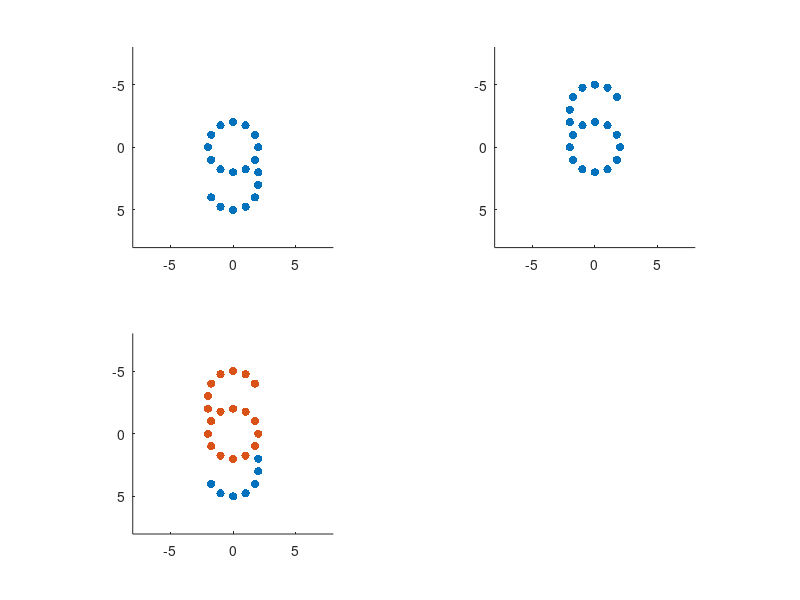
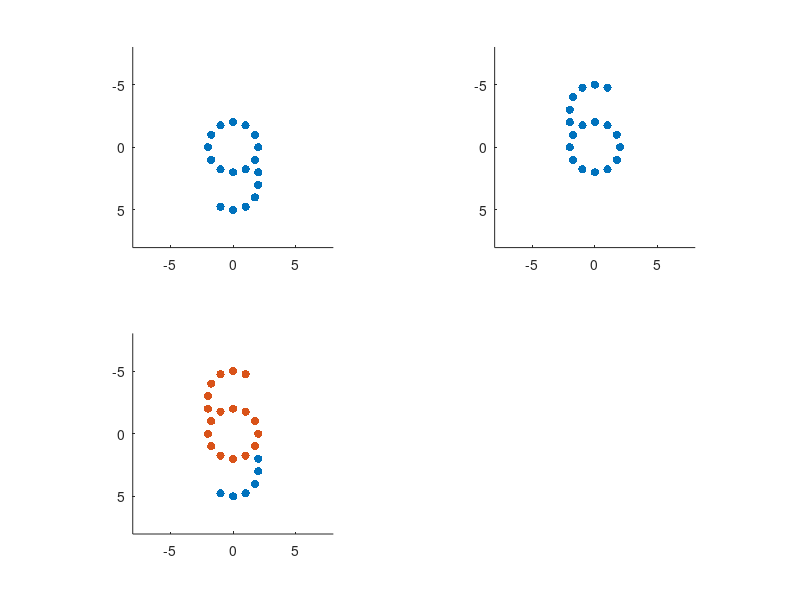
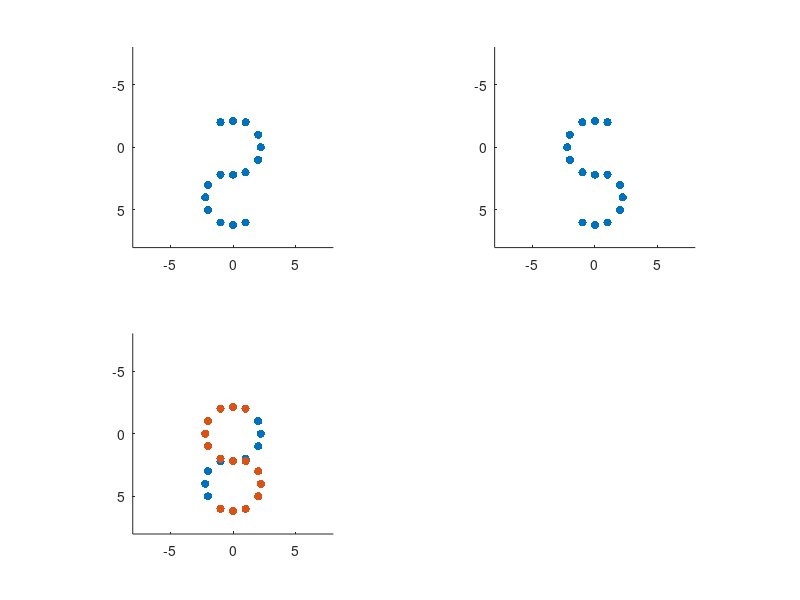
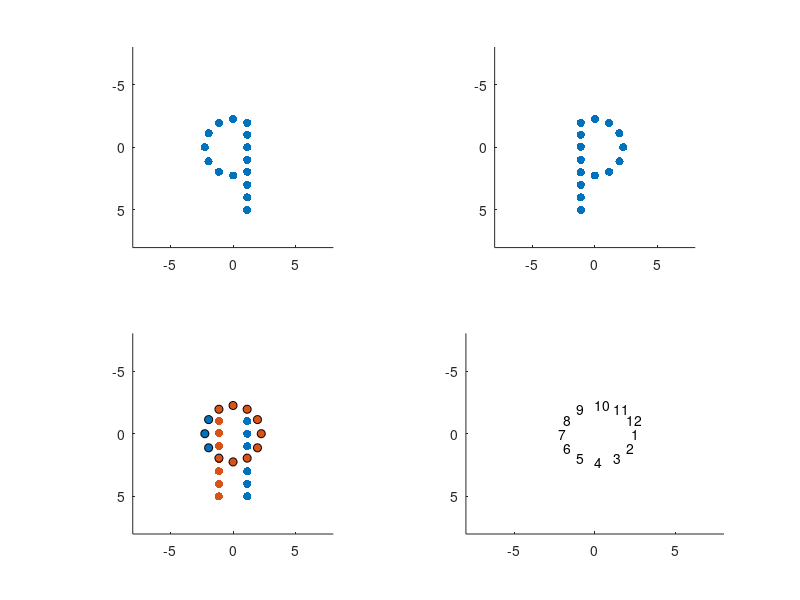

These figures' MATLAB source, in order:
clear all
close all


%% 6 vs 9 with 19 elements
%xfoo= [ -1    0  1  -2  2 -2 2 -2  2 -1   0  1  2 2 2  1   0  -2 -1];

xfoo= [ -1    0  1  -2  2 -2 2 -2  2 -1   0  1  2 2 2  1   0  -1 -2];


%yfoo= [ -2   -2  -2 -1 -1  0 0  1  1  2   2  2  2 3 4  5   5  4 5];
yfoo= [ -2   -2  -2 -1 -1  0 0  1  1  2   2  2  2 3 4  5   5  5 4 ];

%orifoo=[ 60  90 120 30 150 0 0 150 30 120 90 60 0 0 30 60 90 150 90] ;
orifoo=[ 60  90 120 30 150 0 0 150 30 120 90 60 0 0 30 60 90 90 150 ] ;
Xoff= [0 0 0 1/4 -1/4 0 0 1/4 -1/4 0 0 0     0 0  -1/4 0 0 0 1/4 ];
Yoff= [1/4 0 1/4 0 0  0 0   0 0  -1/4 0 -1/4 0 0 0 -1/4 0 -1/4 0];

%Xoff= [0 0 0 1/4 -1/4 0 0 1/4 -1/4 0 0 0     0 0  -1/4 0 0 1/4 0];

%Xoff= [0 0 0 1/4 -1/4 0 0 1/4 -1/4 0 0 0     0 0  -1/4 0 0 0];
%Yoff= [1/4 0 1/4 0 0  0 0   0 0  -1/4 0 -1/4 0 0 0 -1/4 0 1/4];

Targx{1}= [xfoo; -xfoo];
Targy{1}= [yfoo; -yfoo];

Targori{1}=[orifoo; orifoo];

offsetx{1}= [Xoff; -Xoff];
offsety{1}=[Yoff; -Yoff];
newxfoo{1}=[Targx{1}(1,:)+offsetx{1}(1,:); Targx{1}(2,:)+offsetx{1}(2,:)]
newyfoo{1}=[Targy{1}(1,:)+offsety{1}(1,:); Targy{1}(2,:)+offsety{1}(2,:)]

figure
subplot(2,2,1)

scatter(newxfoo{1}(1,:), newyfoo{1}(1,:), 'filled')
xlim([-8 8])
ylim([-8 8])
pbaspect([1 1 1]);
set (gca,'YDir','reverse')

subplot(2,2,2)
scatter(newxfoo{1}(2,:), newyfoo{1}(2,:), 'filled')

xlim([-8 8])
ylim([-8 8])
pbaspect([1 1 1]);
set (gca,'YDir','reverse')

subplot(2,2,3)
scatter(newxfoo{1}(1,:), newyfoo{1}(1,:), 'filled', 'r')
hold on
scatter(newxfoo{1}(2,:), newyfoo{1}(2,:), 'filled', 'b')
xlim([-8 8])
ylim([-8 8])
pbaspect([1 1 1]);
set (gca,'YDir','reverse')

     print(['CI_six_nine19'], '-dpng', '-r300'); %<-Save as PNG with 300 DPI
figure

for ui=1:length(newxfoo{1}(1,:))
text(newxfoo{1}(1,ui), newyfoo{1}(1,ui), num2str(ui))
hold on
xlim([-8 8])
ylim([-8 8])
end



clear all


%% 6 vs 9 with 18 elements

xfoo= [ -1    0  1  -2  2 -2 2 -2  2 -1   0  1  2 2 2  1   0  -1];
yfoo= [ -2   -2  -2 -1 -1  0 0  1  1  2   2  2  2 3 4  5   5  5];

orifoo=[ 60  90 120 30 150 0 0 150 30 120 90 60 0 0 30 60 90 90] ;
Xoff= [0 0 0 1/4 -1/4 0 0 1/4 -1/4 0 0 0     0 0  -1/4 0 0 0];
Yoff= [1/4 0 1/4 0 0  0 0   0 0  -1/4 0 -1/4 0 0 0 -1/4 0 -1/4];


Targx{1}= [xfoo; -xfoo];
Targy{1}= [yfoo; -yfoo];

Targori{1}=[orifoo; orifoo];

offsetx{1}= [Xoff; -Xoff];
offsety{1}=[Yoff; -Yoff];
newxfoo{1}=[Targx{1}(1,:)+offsetx{1}(1,:); Targx{1}(2,:)+offsetx{1}(2,:)]
newyfoo{1}=[Targy{1}(1,:)+offsety{1}(1,:); Targy{1}(2,:)+offsety{1}(2,:)]

figure
subplot(2,2,1)

scatter(newxfoo{1}(1,:), newyfoo{1}(1,:), 'filled')
xlim([-8 8])
ylim([-8 8])
pbaspect([1 1 1]);
set (gca,'YDir','reverse')

subplot(2,2,2)
scatter(newxfoo{1}(2,:), newyfoo{1}(2,:), 'filled')

xlim([-8 8])
ylim([-8 8])
pbaspect([1 1 1]);
set (gca,'YDir','reverse')

subplot(2,2,3)
scatter(newxfoo{1}(1,:), newyfoo{1}(1,:), 'filled', 'r')
hold on
scatter(newxfoo{1}(2,:), newyfoo{1}(2,:), 'filled', 'b')
xlim([-8 8])
ylim([-8 8])
pbaspect([1 1 1]);
set (gca,'YDir','reverse')

     print(['CI_six_nine18'], '-dpng', '-r300'); %<-Save as PNG with 300 DPI

%% 2 vs 5

Targx{2}= [2    2    2   1   1   0   0   -1  -1  -2  -2  -2     0   -1      1
          -2   -2   -2  -1  -1   0   0    1   1   2   2   2     0    1     -1];
Targy{2} =[-1   0   1   -2   2  -2   2    2   6   3   5   4     6   -2      6
           -1   0   1   -2   2  -2   2    2   6   3   5   4     6   -2      6];

Targori{2} =[150    0   30      120     60      90      90      60      120   30     150      0     90      60     60
             30     0   150     60      120     90      90      120     60   150      30      0     90     120      120];

Xoff=[0 0.2193  0 0 0   0        0      0       0 0 0 -0.2193   0       0   0];
Yoff=[0 0       0 0 0 0.1096 -0.1827 -0.1827    0 0 0   0    -0.1827    0   0];

offsetx{2}= [Xoff; -Xoff];
offsety{2}=[-Yoff; -Yoff];


newxfoo{2}=[Targx{2}(1,:)+offsetx{2}(1,:); Targx{2}(2,:)+offsetx{2}(2,:)]
newyfoo{2}=[Targy{2}(1,:)+offsety{2}(1,:); Targy{2}(2,:)+offsety{2}(2,:)]

figure
subplot(2,2,1)

scatter(newxfoo{2}(1,:), newyfoo{2}(1,:), 'filled')
xlim([-8 8])
ylim([-8 8])
pbaspect([1 1 1]);
set (gca,'YDir','reverse')

subplot(2,2,2)
scatter(newxfoo{2}(2,:), newyfoo{2}(2,:), 'filled')

xlim([-8 8])
ylim([-8 8])
pbaspect([1 1 1]);
set (gca,'YDir','reverse')

subplot(2,2,3)
scatter(newxfoo{2}(1,:), newyfoo{2}(1,:), 'filled', 'r')
hold on
scatter(newxfoo{2}(2,:), newyfoo{2}(2,:), 'filled', 'b')
xlim([-8 8])
ylim([-8 8])
pbaspect([1 1 1]);
set (gca,'YDir','reverse')

     print(['CI_shape2'], '-dpng', '-r300'); %<-Save as PNG with 300 DPI



%% p and q
clear all
angl= [0:30:360];
ecc_r=2.25;

    for ui=1:length(angl)
        ecc_t=deg2rad(angl(ui));
        cs= [cos(ecc_t), sin(ecc_t)];
        xxyy=[ecc_r ecc_r].*cs;
        ecc_x=xxyy(1);
        ecc_y=xxyy(2);
        eccentricity_X(ui)=ecc_x;
        eccentricity_Y(ui)=ecc_y;
    end
    
    eccentricity_X=eccentricity_X(1:end-1);
    eccentricity_Y=eccentricity_Y(1:end-1);
    Targx{3}= [-2       -2      -2      -1      -1      0       0       1       1       1       1       1       1       1       1
        2        2       2       1       1      0       0       -1      -1      -1      -1      -1      -1      -1      -1];
    Targy{3} =[-1	0	1	-2	2	-2	2	-2	2	0	1	-1	3	4	5
        -1	0	1	-2	2	-2	2	-2	0	-1	1	2	3	4	5];

Targori{3} =[30     0       150     60      120     90      90      0       0       0       0       0       0       0       0
             150     0       30     120      60     90      90      0       0       0       0       0       0       0       0];

Xoff=[0     0.2193      0       0       0       0       0       0       0       0       0       0       0       0       0];
Yoff=[0     0           0       0       0       0.1096  -0.1827 0       0       0       0       0       0       0       0];


Xoff=-[0.051442841	-0.25	0.051442841	-0.125	-0.125	0	0	0.125	0.125 zeros(1,6)];
Yoff=-[-0.125	0	0.125	0.051442841	-0.051442841	-0.25	0.25	0.051442841	-0.051442841 zeros(1,6)];
Xoff(10:end)=Xoff(10:end)-0.125;
offsetx{3}= [-Xoff; Xoff];
offsety{3}=[-Yoff; -Yoff];




newxfoo{3}=[Targx{3}(1,:)+offsetx{3}(1,:); Targx{3}(2,:)+offsetx{3}(2,:)];
newyfoo{3}=[Targy{3}(1,:)+offsety{3}(1,:); Targy{3}(2,:)+offsety{3}(2,:)];

figure
subplot(2,2,1)

scatter(newxfoo{3}(1,:), newyfoo{3}(1,:), 'filled')
xlim([-8 8])
ylim([-8 8])
pbaspect([1 1 1]);
set (gca,'YDir','reverse')

subplot(2,2,2)
scatter(newxfoo{3}(2,:), newyfoo{3}(2,:), 'filled')

xlim([-8 8])
ylim([-8 8])
pbaspect([1 1 1]);
set (gca,'YDir','reverse')

subplot(2,2,3)
scatter(newxfoo{3}(1,:), newyfoo{3}(1,:), 'filled', 'r')
hold on
scatter(newxfoo{3}(2,:), newyfoo{3}(2,:), 'filled', 'b')
xlim([-8 8])
ylim([-8 8])
pbaspect([1 1 1]);
hold on
set (gca,'YDir','reverse')

scatter(eccentricity_X, eccentricity_Y, 'k');
subplot(2,2,4)
% scatter(eccentricity_X, eccentricity_Y, 'k');
% xlim([-8 8])
% ylim([-8 8])
% pbaspect([1 1 1]);
% 
% figure
for ui=1:length(eccentricity_X)
text(eccentricity_X(ui), eccentricity_Y(ui),num2str(ui))
hold on
xlim([-8 8])
ylim([-8 8])
end
set (gca,'YDir','reverse')


     print(['CI_shape3'], '-dpng', '-r300'); %<-Save as PNG with 300 DPI


figure

for ui=1:length(newxfoo{3}(1,:))
text(newxfoo{3}(1,ui), newyfoo{3}(1,ui), num2str(ui))
hold on
xlim([-8 8])
ylim([-8 8])
end
set (gca,'YDir','reverse')



     print(['CI_shape3_coord'], '-dpng', '-r300'); %<-Save as PNG with 300 DPI

% %% p and q less elements
% clear all
% angl= [0:30:360];
% ecc_r=2.25;
% 
%     for ui=1:length(angl)
%         ecc_t=deg2rad(angl(ui));
%         cs= [cos(ecc_t), sin(ecc_t)];
%         xxyy=[ecc_r ecc_r].*cs;
%         ecc_x=xxyy(1);
%         ecc_y=xxyy(2);
%         eccentricity_X(ui)=ecc_x;
%         eccentricity_Y(ui)=ecc_y;
%     end    
%     eccentricity_X=eccentricity_X(1:end-1);
%     eccentricity_Y=eccentricity_Y(1:end-1);
%     Targx{3}= [-2       -2      -2      -1      -1             1       1       1       1       1       1       1       1
%                 2        2       2       1       1             -1      -1      -1      -1      -1      -1      -1      -1];
%     Targy{3} =[-1	0	1	-2	2		-2	2	0	1	-1	3	4	5
%                -1	0	1	-2	2		-2	0	-1	1	2	3	4	5];
% 
% Targori{3} =[30     0       150     60      120          0       0       0       0       0       0       0       0
%              150     0       30     120      60           0       0       0       0       0       0       0       0];
% 
% Targx{3}(1,6:end)=Targx{3}(1,6:end)-1-0.125;
% Targx{3}(2,6:end)=Targx{3}(2,6:end)+1+0.125;
% 
% Xoff=-[0.05	-0.25	0.05	-0.125	-0.125	0	0	0.125	0.125 zeros(1,6)];
% Yoff=-[-0.125	0	0.125	0.05	-0.05	-0.25	0.25	0.05	-0.05 zeros(1,6)];
% Xoff(10:end)=Xoff(10:end)-0.125;
% 
% Xoff=[Xoff(1:5) Xoff(8:end) ];
% Yoff=[Yoff(1:5) Yoff(8:end) ]
% 
% offsetx{3}= [-Xoff; Xoff];
% offsety{3}=[-Yoff; -Yoff];
% 
% offsety{3}(1,6)=-0.25;
% offsety{3}(1,7)=0.25;
% 
% offsety{3}(2,6)=-0.25;
% offsety{3}(2,10)=0.25;
% figure; scatter(Targx{3}(1,:), Targy{3}(1,:), 'filled', 'r'); hold on ; scatter(Targx{3}(2,:), Targy{3}(2,:), 'filled', 'k')
% xlim([-8 8])
% ylim([-8 8])
% pbaspect([1 1 1]);
% set (gca,'YDir','reverse')
% 
% newxfoo{3}=[Targx{3}(1,:)+offsetx{3}(1,:); Targx{3}(2,:)+offsetx{3}(2,:)];
% newyfoo{3}=[Targy{3}(1,:)+offsety{3}(1,:); Targy{3}(2,:)+offsety{3}(2,:)];
% 
% figure
% subplot(2,2,1)
% 
% scatter(newxfoo{3}(1,:), newyfoo{3}(1,:), 'filled')
% xlim([-8 8])
% ylim([-8 8])
% pbaspect([1 1 1]);
% set (gca,'YDir','reverse')
% 
% subplot(2,2,2)
% scatter(newxfoo{3}(2,:), newyfoo{3}(2,:), 'filled')
% 
% xlim([-8 8])
% ylim([-8 8])
% pbaspect([1 1 1]);
% set (gca,'YDir','reverse')
% 
% subplot(2,2,3)
% scatter(newxfoo{3}(1,:), newyfoo{3}(1,:), 'filled', 'r')
% hold on
% scatter(newxfoo{3}(2,:), newyfoo{3}(2,:), 'filled', 'b')
% xlim([-8 8])
% ylim([-8 8])
% pbaspect([1 1 1]);
% hold on
% set (gca,'YDir','reverse')
% 
% scatter(eccentricity_X, eccentricity_Y, 'k');
% subplot(2,2,4)
% 
% 
%      print(['CI_shapeP_q_2_cc'], '-dpng', '-r300'); %<-Save as PNG with 300 DPI
% 
% % scatter(eccentricity_X, eccentricity_Y, 'k');
% % xlim([-8 8])
% % ylim([-8 8])
% % pbaspect([1 1 1]);
% % 
% % figure
% for ui=1:length(eccentricity_X)
% text(eccentricity_X(ui), eccentricity_Y(ui),num2str(ui))
% hold on
% xlim([-8 8])
% ylim([-8 8])
% end
% set (gca,'YDir','reverse')
% 
% 
%      print(['CI_shapeP_q_2_cc'], '-dpng', '-r300'); %<-Save as PNG with 300 DPI
% 
% 
% figure
% subplot(2,1,1)
% 
% for ui=1:length(newxfoo{3}(1,:))
% text(newxfoo{3}(1,ui), newyfoo{3}(1,ui), num2str(ui))
% hold on
% xlim([-8 8])
% ylim([-8 8])
% end
% set (gca,'YDir','reverse')
% 
% 
% subplot(2,1,2)
% for ui=1:length(newxfoo{3}(2,:))
% text(newxfoo{3}(2,ui), newyfoo{3}(2,ui), num2str(ui))
% hold on
% xlim([-8 8])
% ylim([-8 8])
% end
% set (gca,'YDir','reverse')
% 
%      print(['CI_shapeP_Q_2_coord'], '-dpng', '-r300'); %<-Save as PNG with 300 DPI
% 
%      
     
     
     %% d and b
clear all
angl= [0:30:360];
ecc_r=2.25;


    for ui=1:length(angl)
        ecc_t=deg2rad(angl(ui));
        cs= [cos(ecc_t), sin(ecc_t)];
        xxyy=[ecc_r ecc_r].*cs;
        ecc_x=xxyy(1);
        ecc_y=xxyy(2);
        eccentricity_X(ui)=ecc_x;
        eccentricity_Y(ui)=ecc_y;
    end
    
    eccentricity_X=eccentricity_X(1:end-1);
    eccentricity_Y=eccentricity_Y(1:end-1);
    Targx{4}= [-2       -2      -2      -1      -1      0       0       1       1       1       1       1       1       1       1
        2        2       2       1       1      0       0       -1      -1      -1      -1      -1      -1      -1      -1];
    Targy{4} =[-1	0	1	-2	2	-2	2	-2	2	0	1	-1	-3	-4	-5
        -1	0	1	-2	2	-2	2	-2	0	-1	1	2	-3	-4	-5];

Targori{4} =[30     0       150     60      120     90      90      0       0       0       0       0       0       0       0
             150     0       30     120      60     90      90      0       0       0       0       0       0       0       0];

Xoff=[0     0.2193      0       0       0       0       0       0       0       0       0       0       0       0       0];
Yoff=[0     0           0       0       0       0.1096  -0.1827 0       0       0       0       0       0       0       0];


Xoff=-[0.051442841	-0.25	0.051442841	-0.125	-0.125	0	0	0.125	0.125 zeros(1,6)];
Yoff=-[-0.125	0	0.125	0.051442841	-0.051442841	-0.25	0.25	0.051442841	-0.051442841 zeros(1,6)];
Xoff(10:end)=Xoff(10:end)-0.125;
offsetx{4}= [-Xoff; Xoff];
offsety{4}=[-Yoff; -Yoff];

newxfoo{4}=[Targx{4}(1,:)+offsetx{4}(1,:); Targx{4}(2,:)+offsetx{4}(2,:)];
newyfoo{4}=[Targy{4}(1,:)+offsety{4}(1,:); Targy{4}(2,:)+offsety{4}(2,:)];

figure
subplot(2,2,1)

scatter(newxfoo{4}(1,:), newyfoo{4}(1,:), 'filled')
xlim([-8 8])
ylim([-8 8])
pbaspect([1 1 1]);
set (gca,'YDir','reverse')

subplot(2,2,2)
scatter(newxfoo{4}(2,:), newyfoo{4}(2,:), 'filled')

xlim([-8 8])
ylim([-8 8])
pbaspect([1 1 1]);
set (gca,'YDir','reverse')

subplot(2,2,3)
scatter(newxfoo{4}(1,:), newyfoo{4}(1,:), 'filled', 'r')
hold on
scatter(newxfoo{4}(2,:), newyfoo{4}(2,:), 'filled', 'b')
xlim([-8 8])
ylim([-8 8])
pbaspect([1 1 1]);
hold on
set (gca,'YDir','reverse')

scatter(eccentricity_X, eccentricity_Y, 'k');
subplot(2,2,4)
% scatter(eccentricity_X, eccentricity_Y, 'k');
% xlim([-8 8])
% ylim([-8 8])
% pbaspect([1 1 1]);
% 
% figure
for ui=1:length(eccentricity_X)
text(eccentricity_X(ui), eccentricity_Y(ui),num2str(ui))
hold on
xlim([-8 8])
ylim([-8 8])
end
set (gca,'YDir','reverse')


     print(['CI_shape3DP'], '-dpng', '-r300'); %<-Save as PNG with 300 DPI


figure

for ui=1:length(newxfoo{4}(1,:))
text(newxfoo{4}(1,ui), newyfoo{4}(1,ui), num2str(ui))
hold on
xlim([-8 8])
ylim([-8 8])
end
set (gca,'YDir','reverse')



     print(['CI_shape3_coordDP'], '-dpng', '-r300'); %<-Save as PNG with 300 DPI

     
     %% d and p more elements

     clear all
angl= [0:30:360];
ecc_r=2.25;


    for ui=1:length(angl)
        ecc_t=deg2rad(angl(ui));
        cs= [cos(ecc_t), sin(ecc_t)];
        xxyy=[ecc_r ecc_r].*cs;
        ecc_x=xxyy(1);
        ecc_y=xxyy(2);
        eccentricity_X(ui)=ecc_x;
        eccentricity_Y(ui)=ecc_y;
    end
    
    eccentricity_X=eccentricity_X(1:end-1);
    eccentricity_Y=eccentricity_Y(1:end-1);
    Targx{4}= [-2       -2      -2      -1      -1      0       0       1       1       1       1       1       1       1       1 0 0
        2        2       2       1       1      0       0       -1      -1      -1      -1      -1      -1      -1      -1 0 0];
    Targy{4} =[-1	0	1	-2	2	-2	2	-2	2	0	1	-1	-3	-4	-5 -2 2
        -1	0	1	-2	2	-2	2	-2	0	-1	1	2	-3	-4	-5 -2 2];

    
    Targx{4}(1,1:7)=Targx{4}(1,1:7)-1;
    Targx{4}(2,1:7)=Targx{4}(2,1:7)+1;
Targori{4} =[30     0       150     60      120     90      90      0       0       0       0       0       0       0       0 180 180
             150     0       30     120      60     90      90      0       0       0       0       0       0       0       0 180 180];

%Xoff=[0     0.2193      0       0       0       0       0       0       0       0       0       0       0       0       0 0 0];
%Yoff=[0     0           0       0       0       0.1096  -0.1827 0       0       0       0       0       0       0       0 0 0];


Xoff=-[0.051442841	-0.25	0.051442841	-0.125	-0.125	0	0	0.125	0.125 zeros(1,8)];
Yoff=-[-0.125	0	0.125	0.051442841	-0.051442841	-0.25	0.25	0.051442841	-0.051442841 zeros(1,8)];
Xoff(10:end-2)=Xoff(10:end-2)-0.125;

Yoff(6:7)=0;
offsetx{4}= [-Xoff; Xoff];
offsety{4}=[-Yoff; -Yoff];

newxfoo{4}=[Targx{4}(1,:)+offsetx{4}(1,:); Targx{4}(2,:)+offsetx{4}(2,:)];
newyfoo{4}=[Targy{4}(1,:)+offsety{4}(1,:); Targy{4}(2,:)+offsety{4}(2,:)];

figure
subplot(2,2,1)

scatter(newxfoo{4}(1,:), newyfoo{4}(1,:), 'filled')
xlim([-8 8])
ylim([-8 8])
pbaspect([1 1 1]);
set (gca,'YDir','reverse')

subplot(2,2,2)
scatter(newxfoo{4}(2,:), newyfoo{4}(2,:), 'filled')

xlim([-8 8])
ylim([-8 8])
pbaspect([1 1 1]);
set (gca,'YDir','reverse')

subplot(2,2,3)
scatter(newxfoo{4}(1,:), newyfoo{4}(1,:), 'filled', 'r')
hold on
scatter(newxfoo{4}(2,:), newyfoo{4}(2,:), 'filled', 'b')
xlim([-8 8])
ylim([-8 8])
pbaspect([1 1 1]);
hold on
set (gca,'YDir','reverse')

scatter(eccentricity_X, eccentricity_Y, 'k');
subplot(2,2,4)
scatter(eccentricity_X, eccentricity_Y, 'k');
xlim([-8 8])
ylim([-8 8])
pbaspect([1 1 1]);

% figure
% for ui=1:length(eccentricity_X)
% text(eccentricity_X(ui), eccentricity_Y(ui),num2str(ui))
% hold on
% xlim([-8 8])
% ylim([-8 8])
% end
% set (gca,'YDir','reverse')


     print(['CI_shape3DP_more'], '-dpng', '-r300'); %<-Save as PNG with 300 DPI


figure
subplot(2,1,1)
for ui=1:length(newxfoo{4}(1,:))
text(newxfoo{4}(1,ui), newyfoo{4}(1,ui), num2str(ui))
hold on
xlim([-8 8])
ylim([-8 8])
end
set (gca,'YDir','reverse')

subplot(2,1,2)
for ui=1:length(newxfoo{4}(1,:))
text(newxfoo{4}(2,ui), newyfoo{4}(2,ui), num2str(ui))
hold on
xlim([-8 8])
ylim([-8 8])
end
set (gca,'YDir','reverse')


     print(['CI_shape3_coordDP_more'], '-dpng', '-r300'); %<-Save as PNG with 300 DPI

% %% d and p less elements
% clear all
% angl= [0:30:360];
% ecc_r=2.25;
% 
%     for ui=1:length(angl)
%         ecc_t=deg2rad(angl(ui));
%         cs= [cos(ecc_t), sin(ecc_t)];
%         xxyy=[ecc_r ecc_r].*cs;
%         ecc_x=xxyy(1);
%         ecc_y=xxyy(2);
%         eccentricity_X(ui)=ecc_x;
%         eccentricity_Y(ui)=ecc_y;
%     end    
%     eccentricity_X=eccentricity_X(1:end-1);
%     eccentricity_Y=eccentricity_Y(1:end-1);
%     Targx{4}= [-2       -2      -2      -1      -1             1       1       1       1       1       1       1       1
%                 2        2       2       1       1             -1      -1      -1      -1      -1      -1      -1      -1];
%     Targy{4} =[-1	0	1	-2	2		-2	2	0	1	-1	-3	-4	-5
%                -1	0	1	-2	2		-2	0	-1	1	2	-3	-4	-5];
% 
% Targori{4} =[30     0       150     60      120          0       0       0       0       0       0       0       0
%              150     0       30     120      60           0       0       0       0       0       0       0       0];
% 
% Targx{4}(1,6:end)=Targx{4}(1,6:end)-1-0.125;
% Targx{4}(2,6:end)=Targx{4}(2,6:end)+1+0.125;
% 
% Xoff=-[0.05	-0.25	0.05	-0.125	-0.125	0	0	0.125	0.125 zeros(1,6)];
% Yoff=-[-0.125	0	0.125	0.05	-0.05	-0.25	0.25	0.05	-0.05 zeros(1,6)];
% Xoff(10:end)=Xoff(10:end)-0.125;
% 
% Xoff=[Xoff(1:5) Xoff(8:end) ];
% Yoff=[Yoff(1:5) Yoff(8:end) ]
% 
% offsetx{4}= [-Xoff; Xoff];
% offsety{4}=[-Yoff; -Yoff];
% 
% offsety{4}(1,6)=-0.25;
% offsety{4}(1,7)=0.25;
% 
% offsety{4}(2,6)=-0.25;
% offsety{4}(2,10)=0.25;
% figure; scatter(Targx{4}(1,:), Targy{4}(1,:), 'filled', 'r'); hold on ; scatter(Targx{4}(2,:), Targy{4}(2,:), 'filled', 'k')
% xlim([-8 8])
% ylim([-8 8])
% pbaspect([1 1 1]);
% set (gca,'YDir','reverse')
% 
% newxfoo{4}=[Targx{4}(1,:)+offsetx{4}(1,:); Targx{4}(2,:)+offsetx{4}(2,:)];
% newyfoo{4}=[Targy{4}(1,:)+offsety{4}(1,:); Targy{4}(2,:)+offsety{4}(2,:)];
% 
% figure
% subplot(2,2,1)
% 
% scatter(newxfoo{4}(1,:), newyfoo{4}(1,:), 'filled')
% xlim([-8 8])
% ylim([-8 8])
% pbaspect([1 1 1]);
% set (gca,'YDir','reverse')
% 
% subplot(2,2,2)
% scatter(newxfoo{4}(2,:), newyfoo{4}(2,:), 'filled')
% 
% xlim([-8 8])
% ylim([-8 8])
% pbaspect([1 1 1]);
% set (gca,'YDir','reverse')
% 
% subplot(2,2,3)
% scatter(newxfoo{4}(1,:), newyfoo{4}(1,:), 'filled', 'r')
% hold on
% scatter(newxfoo{4}(2,:), newyfoo{4}(2,:), 'filled', 'b')
% xlim([-8 8])
% ylim([-8 8])
% pbaspect([1 1 1]);
% hold on
% set (gca,'YDir','reverse')
% 
% scatter(eccentricity_X, eccentricity_Y, 'k');
% subplot(2,2,4)
% 
% 
%      print(['CI_shapeD_P_2_cc'], '-dpng', '-r300'); %<-Save as PNG with 300 DPI
% 
% % scatter(eccentricity_X, eccentricity_Y, 'k');
% % xlim([-8 8])
% % ylim([-8 8])
% % pbaspect([1 1 1]);
% % 
% % figure
% for ui=1:length(eccentricity_X)
% text(eccentricity_X(ui), eccentricity_Y(ui),num2str(ui))
% hold on
% xlim([-8 8])
% ylim([-8 8])
% end
% set (gca,'YDir','reverse')
% 
% 
%      print(['CI_shapeD_P_2_cc2'], '-dpng', '-r300'); %<-Save as PNG with 300 DPI
% 
% 
% figure
% subplot(2,1,1)
% 
% for ui=1:length(newxfoo{4}(1,:))
% text(newxfoo{4}(1,ui), newyfoo{4}(1,ui), num2str(ui))
% hold on
% xlim([-8 8])
% ylim([-8 8])
% end
% set (gca,'YDir','reverse')
% 
% 
% subplot(2,1,2)
% for ui=1:length(newxfoo{4}(2,:))
% text(newxfoo{4}(2,ui), newyfoo{4}(2,ui), num2str(ui))
% hold on
% xlim([-8 8])
% ylim([-8 8])
% end
% set (gca,'YDir','reverse')
% 
%      print(['CI_shapeD_P_2_cc_coord'], '-dpng', '-r300'); %<-Save as PNG with 300 DPI

%% p and q more elements

     %% d and p more elements

     clear all
angl= [0:30:360];
ecc_r=2.25;


    for ui=1:length(angl)
        ecc_t=deg2rad(angl(ui));
        cs= [cos(ecc_t), sin(ecc_t)];
        xxyy=[ecc_r ecc_r].*cs;
        ecc_x=xxyy(1);
        ecc_y=xxyy(2);
        eccentricity_X(ui)=ecc_x;
        eccentricity_Y(ui)=ecc_y;
    end
    
    eccentricity_X=eccentricity_X(1:end-1);
    eccentricity_Y=eccentricity_Y(1:end-1);
    Targx{4}= [-2       -2      -2      -1      -1      0       0       1       1       1       1       1       1       1       1 0 0
        2        2       2       1       1      0       0       -1      -1      -1      -1      -1      -1      -1      -1 0 0];
    Targy{4} =[-1	0	1	-2	2	-2	2	-2	2	0	1	-1	3	4	5 -2 2
        -1	0	1	-2	2	-2	2	-2	0	-1	1	2	3	4	5 -2 2];

    
    Targx{4}(1,1:7)=Targx{4}(1,1:7)-1;
    Targx{4}(2,1:7)=Targx{4}(2,1:7)+1;
Targori{4} =[30     0       150     60      120     90      90      0       0       0       0       0       0       0       0 180 180
             150     0       30     120      60     90      90      0       0       0       0       0       0       0       0 180 180];

%Xoff=[0     0.2193      0       0       0       0       0       0       0       0       0       0       0       0       0 0 0];
%Yoff=[0     0           0       0       0       0.1096  -0.1827 0       0       0       0       0       0       0       0 0 0];


Xoff=-[0.051442841	-0.25	0.051442841	-0.125	-0.125	0	0	0.125	0.125 zeros(1,8)];
Yoff=-[-0.125	0	0.125	0.051442841	-0.051442841	-0.25	0.25	0.051442841	-0.051442841 zeros(1,8)];
Xoff(10:end-2)=Xoff(10:end-2)-0.125;

Yoff(6:7)=0;
offsetx{4}= [-Xoff; Xoff];
offsety{4}=[-Yoff; -Yoff];

newxfoo{4}=[Targx{4}(1,:)+offsetx{4}(1,:); Targx{4}(2,:)+offsetx{4}(2,:)];
newyfoo{4}=[Targy{4}(1,:)+offsety{4}(1,:); Targy{4}(2,:)+offsety{4}(2,:)];

figure
subplot(2,2,1)

scatter(newxfoo{4}(1,:), newyfoo{4}(1,:), 'filled')
xlim([-8 8])
ylim([-8 8])
pbaspect([1 1 1]);
set (gca,'YDir','reverse')

subplot(2,2,2)
scatter(newxfoo{4}(2,:), newyfoo{4}(2,:), 'filled')

xlim([-8 8])
ylim([-8 8])
pbaspect([1 1 1]);
set (gca,'YDir','reverse')

subplot(2,2,3)
scatter(newxfoo{4}(1,:), newyfoo{4}(1,:), 'filled', 'r')
hold on
scatter(newxfoo{4}(2,:), newyfoo{4}(2,:), 'filled', 'b')
xlim([-8 8])
ylim([-8 8])
pbaspect([1 1 1]);
hold on
set (gca,'YDir','reverse')

%scatter(eccentricity_X, eccentricity_Y, 'k');
subplot(2,2,4)
scatter(eccentricity_X, eccentricity_Y, 'k');
xlim([-8 8])
ylim([-8 8])
pbaspect([1 1 1]);

% figure
% for ui=1:length(eccentricity_X)
% text(eccentricity_X(ui), eccentricity_Y(ui),num2str(ui))
% hold on
% xlim([-8 8])
% ylim([-8 8])
% end
% set (gca,'YDir','reverse')
% 

     print(['CI_shapePQ_more'], '-dpng', '-r300'); %<-Save as PNG with 300 DPI


figure
subplot(2,1,1)
for ui=1:length(newxfoo{4}(1,:))
text(newxfoo{4}(1,ui), newyfoo{4}(1,ui), num2str(ui))
hold on
xlim([-8 8])
ylim([-8 8])
end
set (gca,'YDir','reverse')

subplot(2,1,2)
for ui=1:length(newxfoo{4}(1,:))
text(newxfoo{4}(2,ui), newyfoo{4}(2,ui), num2str(ui))
hold on
xlim([-8 8])
ylim([-8 8])
end
set (gca,'YDir','reverse')


     print(['CI_shape3_coordPQ_more'], '-dpng', '-r300'); %<-Save as PNG with 300 DPI


%%

xfoo= [-4    -4    -4    -3    -3    -2    -2    -1    -1     0     0     1     1     2     2     2]+1;
yfoo = [-1     0     1    -1     1    -2     2    -2     2    -2     2    -2     2    -1     0 1];

orifoo=    [35     0   -35    50   -45    55   -55    65   -70    90    90   -55    55   -30     0 35];
twoorifoo= [ -35     0    35   -50    45   -55    55   -65    70    90    90    55   -55    30     0 -35];


Xoff=[   -0.2198   -0.0122   -0.1954   -0.0855   -0.0488   -0.0122    0.0244         0    0.0367   0         0   -0.0611         0    0.1221    0.0122    0.1587];
Yoff=[   -0.1832   -0.0367    0.0244    0.0977   -0.2320   -0.2198    0.1466   -0.0488   -0.0122    0         0   -0.1221    0.0855    0.0244    0.0122   -0.0732];

Targx{5}= [xfoo; -xfoo];
Targy{5}= [yfoo; yfoo];
Targori{5}=[orifoo;twoorifoo];

offsetx{5}= [-Xoff; Xoff];
offsety{5}=[-Yoff; -Yoff];

newxfoo{5}=[Targx{5}(1,:)+offsetx{5}(1,:); Targx{5}(2,:)+offsetx{5}(2,:)]
newyfoo{5}=[Targy{5}(1,:)+offsety{5}(1,:); Targy{5}(2,:)+offsety{5}(2,:)]

figure
subplot(2,2,1)

scatter(newxfoo{5}(1,:), newyfoo{5}(1,:), 'filled')
xlim([-8 8])
ylim([-8 8])
pbaspect([1 1 1]);

subplot(2,2,2)
scatter(newxfoo{5}(2,:), newyfoo{5}(2,:), 'filled')

xlim([-8 8])
ylim([-8 8])
pbaspect([1 1 1]);

subplot(2,2,3)
scatter(newxfoo{5}(1,:), newyfoo{5}(1,:), 'filled', 'r')
hold on
scatter(newxfoo{5}(2,:), newyfoo{5}(2,:), 'filled', 'b')
xlim([-8 8])
ylim([-8 8])
pbaspect([1 1 1]);

     print(['CI_shape5'], '-dpng', '-r300'); %<-Save as PNG with 300 DPI

     
     %%
     xfoo=[-3  -2    -1     0     1     2  3];
yfoo= xfoo;
Xoff=[-0.0850   -0.0850   -0.0850         0    0.0850    0.0850  0.0850];
Yoff=Xoff;
orifoo=[45  45    45    45    45    45  45];
Targx{6}= [xfoo; -xfoo];
Targy{6}= [yfoo; yfoo];
Targori{6}=[-orifoo;orifoo];

offsetx{6}= [Xoff; Xoff];
offsety{6}=[Yoff; Yoff];

newxfoo{6}=[Targx{6}(1,:)+offsetx{6}(1,:); Targx{6}(2,:)+offsetx{6}(2,:)]
newyfoo{6}=[Targy{6}(1,:)+offsety{6}(1,:); Targy{6}(2,:)+offsety{6}(2,:)]

figure
subplot(2,2,1)

scatter(newxfoo{6}(1,:), newyfoo{6}(1,:), 'filled')
xlim([-8 8])
ylim([-8 8])
pbaspect([1 1 1]);

subplot(2,2,2)
scatter(newxfoo{6}(2,:), newyfoo{6}(2,:), 'filled')

xlim([-8 8])
ylim([-8 8])
pbaspect([1 1 1]);

subplot(2,2,3)
scatter(newxfoo{6}(1,:), newyfoo{6}(1,:), 'filled', 'r')
hold on
scatter(newxfoo{6}(2,:), newyfoo{6}(2,:), 'filled', 'b')
xlim([-8 8])
ylim([-8 8])
pbaspect([1 1 1]);

     print(['CI_shape6'], '-dpng', '-r300'); %<-Save as PNG with 300 DPI

     %%
     
matr=[90  -3     0     0     0
    90    -2     0     0     0
    90    -1     0     0     0
    90     0     0     0     0
    90     1     0     0     0
    90     2     0     0     0
    90     3     0     0     0];

xfoo=matr(:,2);
yfoo=matr(:,3);
orifoo=matr(:,1);


Xoff=matr(:,4);
Yoff=matr(:,5);

orifoo= [ 90   90    90    90    90    90   90];
xfoo=[-3  -2    -1     0     1      2   3];
yfoo = [0     0     0     0     0  0   0];
Xoff=[ 0    0     0     0     0     0  0];
Yoff=Xoff;
Targx{7}= [xfoo; yfoo];
Targy{7}= [yfoo; xfoo];
Targori{7}=[orifoo;orifoo+90];

offsetx{7}= [Xoff; Xoff];
offsety{7}=[Yoff; Yoff];



newxfoo{7}=[Targx{7}(1,:)+offsetx{7}(1,:); Targx{7}(2,:)+offsetx{7}(2,:)]
newyfoo{7}=[Targy{7}(1,:)+offsety{7}(1,:); Targy{7}(2,:)+offsety{7}(2,:)]

figure
subplot(2,2,1)

scatter(newxfoo{7}(1,:), newyfoo{7}(1,:), 'filled')
xlim([-8 8])
ylim([-8 8])
pbaspect([1 1 1]);

subplot(2,2,2)
scatter(newxfoo{7}(2,:), newyfoo{7}(2,:), 'filled')

xlim([-8 8])
ylim([-8 8])
pbaspect([1 1 1]);

subplot(2,2,3)
scatter(newxfoo{7}(1,:), newyfoo{7}(1,:), 'filled', 'r')
hold on
scatter(newxfoo{7}(2,:), newyfoo{7}(2,:), 'filled', 'b')
xlim([-8 8])
ylim([-8 8])
pbaspect([1 1 1]);

     print(['CI_shape7'], '-dpng', '-r300'); %<-Save as PNG with 300 DPI
     
     %%
     
     yfoo= [-4    -4    -4    -3    -3    -2    -2    -1    -1     0     0     1     1     2     2     2]+1;
xfoo = [-1     0     1    -1     1    -2     2    -2     2    -2     2    -2     2    -1     0 1];

twoorifoo=    [35     0   -35    50   -45    55   -55    65   -70    90    90   -55    55   -30     0 35];
orifoo= [ -35     0    35   -50    45   -55    55   -65    70    90    90    55   -55    30     0 -35];

twoorifoo=twoorifoo+90;
orifoo=orifoo+90;
Yoff=[   -0.2198   -0.0122   -0.1954   -0.0855   -0.0488   -0.0122    0.0244         0    0.0367   0         0   -0.0611         0    0.1221    0.0122    0.1587];
Xoff=[   -0.1832   -0.0367    0.0244    0.0977   -0.2320   -0.2198    0.1466   -0.0488   -0.0122    0         0   -0.1221    0.0855    0.0244    0.0122   -0.0732];

Targx{8}= [xfoo; xfoo];
Targy{8}= [yfoo; -yfoo];
Targori{8}=[orifoo;twoorifoo];

offsetx{8}= [-Xoff; -Xoff];
offsety{8}=[-Yoff; Yoff];

newxfoo{8}=[Targx{8}(1,:)+offsetx{8}(1,:); Targx{8}(2,:)+offsetx{8}(2,:)]
newyfoo{8}=[Targy{8}(1,:)+offsety{8}(1,:); Targy{8}(2,:)+offsety{8}(2,:)]

figure
subplot(2,2,1)

scatter(newxfoo{8}(1,:), newyfoo{8}(1,:), 'filled')
xlim([-8 8])
ylim([-8 8])
pbaspect([1 1 1]);

subplot(2,2,2)
scatter(newxfoo{8}(2,:), newyfoo{8}(2,:), 'filled')

xlim([-8 8])
ylim([-8 8])
pbaspect([1 1 1]);

subplot(2,2,3)
scatter(newxfoo{8}(1,:), newyfoo{8}(1,:), 'filled', 'r')
hold on
scatter(newxfoo{8}(2,:), newyfoo{8}(2,:), 'filled', 'b')
xlim([-8 8])
ylim([-8 8])
pbaspect([1 1 1]);

     print(['CI_shape8'], '-dpng', '-r300'); %<-Save as PNG with 300 DPI


     
     
     
     
     %% rotated 6/9

     %invert x and y
     %invert ori
     %add 90 deg to ori
     % invert - and + from targx and targy

     
  
     %% 6 vs 9 with 19 elements
clear all
close all
yfoo= [ -1    0  1  -2  2 -2 2 -2  2 -1   0  1  2 2 2  1   0  -1 -2];


xfoo= [ -2   -2  -2 -1 -1  0 0  1  1  2   2  2  2 3 4  5   5  5 4 ];

orifoo=[ 60  90 120 30 150 0 0 150 30 120 90 60 0 0 30 60 90 90 150 ]+90 ;
Yoff= [0 0 0 1/4 -1/4 0 0 1/4 -1/4 0 0 0     0 0  -1/4 0 0 0 1/4 ];
Xoff= [1/4 0 1/4 0 0  0 0   0 0  -1/4 0 -1/4 0 0 0 -1/4 0 -1/4 0];


Targx{9}= [xfoo; -xfoo];
Targy{9}= [yfoo; -yfoo];

Targori{9}=[orifoo; orifoo];

offsetx{9}= [Xoff; -Xoff];
offsety{9}=[Yoff; -Yoff];
newxfoo{9}=[Targx{9}(1,:)+offsetx{9}(1,:); Targx{9}(2,:)+offsetx{9}(2,:)];
newyfoo{9}=[Targy{9}(1,:)+offsety{9}(1,:); Targy{9}(2,:)+offsety{9}(2,:)];

figure
subplot(2,2,1)

scatter(newxfoo{9}(1,:), newyfoo{9}(1,:), 'filled')
xlim([-8 8])
ylim([-8 8])
pbaspect([1 1 1]);
set (gca,'YDir','reverse')

subplot(2,2,2)
scatter(newxfoo{9}(2,:), newyfoo{9}(2,:), 'filled')

xlim([-8 8])
ylim([-8 8])
pbaspect([1 1 1]);
set (gca,'YDir','reverse')

subplot(2,2,3)
scatter(newxfoo{9}(1,:), newyfoo{9}(1,:), 'filled', 'r')
hold on
scatter(newxfoo{9}(2,:), newyfoo{9}(2,:), 'filled', 'b')
xlim([-8 8])
ylim([-8 8])
pbaspect([1 1 1]);
set (gca,'YDir','reverse')

     print(['CI_six_ninerotated'], '-dpng', '-r300'); %<-Save as PNG with 300 DPI
figure

for ui=1:length(newxfoo{9}(1,:))
text(newxfoo{9}(1,ui), newyfoo{9}(1,ui), num2str(ui))
hold on
xlim([-8 8])
ylim([-8 8])
end



     print(['CI_shaperotated9'], '-dpng', '-r300'); %<-Save as PNG with 300 DPI


     
     %% rotated d and b
     %invert x and y
     %invert ori
     %add 90 deg to ori
     % invert - and + from targx and targy

     
     
     Targy{10}= [-2       -2      -2      -1      -1      0       0       1       1       1       1       1       1       1       1   
            2        2       2       1       1      0       0       -1      -1      -1      -1      -1      -1      -1      -1];
Targx{10} =[-1      0       1       -2      2       -2      2       -2      -1      0       1       2       3       4       5 
           -1      0       1       -2      2       -2      2       -2       2      -1       1       0       3       4       5];

Targori{10} =[30     0       150     60      120     90      90      0       0       0       0       0       0       0       0
             150     0       30     120      60     90      90      0       0       0       0       0       0       0       0];

Yoff=[0     0.2193      0       0       0       0       0       0       0       0       0       0       0       0       0];
Xoff=[0     0           0       0       0       0.1096  -0.1827 0       0       0       0       0       0       0       0];


offsetx{10}= [-Xoff; -Xoff];
offsety{10}=[-Yoff; Yoff];


newxfoo{10}=[Targx{10}(1,:)+offsetx{10}(1,:); Targx{10}(2,:)+offsetx{10}(2,:)];
newyfoo{10}=[Targy{10}(1,:)+offsety{10}(1,:); Targy{10}(2,:)+offsety{10}(2,:)];

figure
subplot(2,2,1)

scatter(newxfoo{10}(1,:), newyfoo{10}(1,:), 'filled')
xlim([-8 8])
ylim([-8 8])
pbaspect([1 1 1]);

subplot(2,2,2)
scatter(newxfoo{10}(2,:), newyfoo{10}(2,:), 'filled')

xlim([-8 8])
ylim([-8 8])
pbaspect([1 1 1]);
subplot(2,2,3)
scatter(newxfoo{10}(1,:), newyfoo{10}(1,:), 'filled', 'r')
hold on
scatter(newxfoo{10}(2,:), newyfoo{10}(2,:), 'filled', 'b')
xlim([-8 8])
ylim([-8 8])
pbaspect([1 1 1]);

     print(['CI_shape10'], '-dpng', '-r300'); %<-Save as PNG with 300 DPI

     
     %% rotated p and q
     
     Targy{11}= [-2       -2      -2      -1      -1      0       0       1       1       1       1       1       1       1       1   
            2        2       2       1       1      0       0       -1      -1      -1      -1      -1      -1      -1      -1];
Targx{11} =[-1      0       1       -2      2       -2      2       -2      -1      0       1       2       -3       -4       -5 
           -1      0       1       -2      2       -2      2       -2       2      -1       1       0       -3       -4       -5];

Targori{11} =[30     0       150     60      120     90      90      0       0       0       0       0       0       0       0
             150     0       30     120      60     90      90      0       0       0       0       0       0       0       0]+90;

Yoff=[0     0.2193      0       0       0       0       0       0       0       0       0       0       0       0       0];
Xoff=[0     0           0       0       0       0.1096  -0.1827 0       0       0       0       0       0       0       0];

offsetx{11}= [-Xoff; -Xoff];
offsety{11}=[-Yoff; Yoff];

newxfoo{11}=[Targx{11}(1,:)+offsetx{11}(1,:); Targx{11}(2,:)+offsetx{11}(2,:)]
newyfoo{11}=[Targy{11}(1,:)+offsety{11}(1,:); Targy{11}(2,:)+offsety{11}(2,:)]

figure
subplot(2,2,1)

scatter(newxfoo{11}(1,:), newyfoo{11}(1,:), 'filled')
xlim([-8 8])
ylim([-8 8])
pbaspect([1 1 1]);

subplot(2,2,2)
scatter(newxfoo{11}(2,:), newyfoo{11}(2,:), 'filled')

xlim([-8 8])
ylim([-8 8])
pbaspect([1 1 1]);

subplot(2,2,3)
scatter(newxfoo{11}(1,:), newyfoo{11}(1,:), 'filled', 'r')
hold on
scatter(newxfoo{11}(2,:), newyfoo{11}(2,:), 'filled', 'b')
xlim([-8 8])
ylim([-8 8])
pbaspect([1 1 1]);


     print(['CI_shape11'], '-dpng', '-r300'); %<-Save as PNG with 300 DPI
     
     
     
     
     
     %% 2 vs 5 
clear all

Xoff=[    0       0     0    -0.25  0   -0.25   0     0     0         0.25    0         0.25 -0.25  0     0     0 0.25 ];
Yoff=[    0.25    0     0.25  0     0     0     0   -0.25   0.25     0           0          0     0   -0.25   0   -0.25 0];
yfoo=[   -4      -4    -4    -3    -2    -1     0     0     0          1           2          3     3     4     4     4 -3];
xfoo=[   -1       0     1     2     2     2     0     1    -1         -2          -2         -2     2    -1     0     1 -2];
orifoo =[ 60     90   120   150     0    30    90    60    60       30   150      0        150    30   120    90    60];% 4 6 8
% 17 19 21


Targx{10}= [xfoo; -xfoo];
Targy{10}= [yfoo; yfoo];

Targori{10}=[orifoo; orifoo];

offsetx{10}= [Xoff; -Xoff];
offsety{10}=[Yoff; Yoff];
newxfoo{10}=[Targx{10}(1,:)+offsetx{10}(1,:); Targx{10}(2,:)+offsetx{10}(2,:)]
newyfoo{10}=[Targy{10}(1,:)+offsety{10}(1,:); Targy{10}(2,:)+offsety{10}(2,:)]

figure
subplot(2,2,1)

scatter(newxfoo{10}(1,:), newyfoo{10}(1,:), 'filled')
xlim([-8 8])
ylim([-8 8])
pbaspect([1 1 1]);
set (gca,'YDir','reverse')

subplot(2,2,2)
scatter(newxfoo{10}(2,:), newyfoo{10}(2,:), 'filled')

xlim([-8 8])
ylim([-8 8])
pbaspect([1 1 1]);
set (gca,'YDir','reverse')

subplot(2,2,3)
scatter(newxfoo{10}(1,:), newyfoo{10}(1,:), 'filled', 'r')
hold on
scatter(newxfoo{10}(2,:), newyfoo{10}(2,:), 'filled', 'b')
xlim([-8 8])
ylim([-8 8])
pbaspect([1 1 1]);
set (gca,'YDir','reverse')

     print(['CI_2vs59'], '-dpng', '-r300'); %<-Save as PNG with 300 DPI
figure
subplot(2,1,1)
for ui=1:length(newxfoo{10}(1,:))
text(newxfoo{10}(1,ui), newyfoo{10}(1,ui), num2str(ui))
hold on
xlim([-8 8])
ylim([-8 8])
end
set (gca,'YDir','reverse')

subplot(2,1,2)
for ui=1:length(newxfoo{10}(1,:))
text(newxfoo{10}(2,ui), newyfoo{10}(2,ui), num2str(ui))
hold on
xlim([-8 8])
ylim([-8 8])
end
   set (gca,'YDir','reverse')

   print(['CI_2vs59coord'], '-dpng', '-r300'); %<-Save as PNG with 300 DPI
   
   
   
   
   %%  rotated 6-9 %%
   
   
   
yfoo= [ -1    0  1  -2  2 -2 2 -2  2 -1   0  1  2 2 2  1   0  -1 -2];
xfoo= [ -2   -2  -2 -1 -1  0 0  1  1  2   2  2  2 3 4  5   5  5 4 ];

% orifoo=[ 60  90 120 30 150 0 0 150 30 120 90 60 0 0 30 60 90 90 150 ]+90 ;
% 
% orifoo(1)=orifoo(1)-45;
% orifoo(3)=orifoo(3)-45;
% orifoo(4)=orifoo(4)-45;
% orifoo(5)=orifoo(5)-45;
% orifoo(8)=orifoo(8)-45;
% orifoo(9)=orifoo(9)-45;
% orifoo(10)=orifoo(10)-45;
% orifoo(12)=orifoo(12)-45;
% orifoo(15)=orifoo(15)-45;
% orifoo(19)=orifoo(19)-45;



orifoo= [60   180   165   120   150    90    90   150    75   120   180   150    90    90    15   150   180   180   240];



% 
% orifoo(1)=orifoo(1)-45;
% orifoo(8)=orifoo(8)-45;
% orifoo(10)=orifoo(10)-45;
% orifoo(4)=orifoo(4)+45;
% orifoo(12)=orifoo(12)+45;
% orifoo(5)=orifoo(5)-45;
% orifoo(15)=orifoo(15)-45;
% orifoo(15)=orifoo(15)-15;
% orifoo(19)=orifoo(19)+45;


Yoff= [0 0 0 1/4 -1/4 0 0 1/4 -1/4 0 0 0     0 0  -1/4 0 0 0 1/4 ];
Xoff= [1/4 0 1/4 0 0  0 0   0 0  -1/4 0 -1/4 0 0 0 -1/4 0 -1/4 0];

Targx{11}= [xfoo; -xfoo];
Targy{11}= [yfoo; -yfoo];

Targori{11}=[orifoo; orifoo];

offsetx{11}= [Xoff; -Xoff];
offsety{11}=[Yoff; -Yoff];

newxfoo{11}=[Targx{11}(1,:)+offsetx{11}(1,:); Targx{11}(2,:)+offsetx{11}(2,:)]
newyfoo{11}=[Targy{11}(1,:)+offsety{11}(1,:); Targy{11}(2,:)+offsety{11}(2,:)]

figure
subplot(2,1,1)
for ui=1:length(newxfoo{11}(1,:))
text(newxfoo{11}(1,ui), newyfoo{11}(1,ui), num2str(ui))
hold on
xlim([-8 8])
ylim([-8 8])
end
set (gca,'YDir','reverse')
pbaspect([1 1 1]);

subplot(2,1,2)
for ui=1:length(newxfoo{11}(1,:))
text(newxfoo{11}(2,ui), newyfoo{11}(2,ui), num2str(ui))
hold on
xlim([-8 8])
ylim([-8 8])
end
pbaspect([1 1 1]);

   set (gca,'YDir','reverse')
   
   
   
   
   
   %% eggs ---------------------------------------------------------------------

xfoo= [-4    -4    -4    -3    -3    -2    -2    -1    -1     0     0     1     1     2     2     2]+1;
yfoo = [-1     0     1    -1     1    -2     2    -2     2    -2     2    -2     2    -1     0 1];

orifoo=    [35     0   -35    50   -45    55   -55    65   -70    90    90   -55    55   -30     0 35];
twoorifoo= [ -35     0    35   -50    45   -55    55   -65    70    90    90    55   -55    30     0 -35];


Xoff=[-0.2198   -0.0122   -0.1954   -0.0855   -0.0488   -0.0122    0.0244         0    0.0367   0         0   -0.0611         0    0.1221    0.0122    0.1587];
Yoff=[ 0.1832   -0.0367    0.0244    0.0977   -0.2320   -0.2198    0.1466   -0.0488   -0.0122    0         0   -0.1221    0.0855    0.0244    0.0122   -0.0732];
%
Yoff(1)=0.15
Yoff(3)=0.15
 Yoff(4)=0.15
 Yoff(5)=-0.15
 Yoff(15)=0
 Yoff(2)=0
Targx{5}= [xfoo; -xfoo];
Targy{5}= [yfoo; yfoo];
Targori{5}=[orifoo;twoorifoo];

offsetx{5}= [-Xoff; Xoff];
offsety{5}=[-Yoff; -Yoff];

newxfoo{5}=[Targx{5}(1,:)+offsetx{5}(1,:); Targx{5}(2,:)+offsetx{5}(2,:)];
newyfoo{5}=[Targy{5}(1,:)+offsety{5}(1,:); Targy{5}(2,:)+offsety{5}(2,:)];

figure
subplot(2,1,1)
for ui=1:length(newxfoo{5}(1,:))
text(newxfoo{5}(1,ui), newyfoo{5}(1,ui), num2str(ui));
hold on
xlim([-8 8])
ylim([-8 8])
end
set (gca,'YDir','reverse')
pbaspect([1 1 1]);

subplot(2,1,2)
for ui=1:length(newxfoo{5}(1,:))
text(newxfoo{5}(2,ui), newyfoo{5}(2,ui), num2str(ui));
hold on
xlim([-8 8])
ylim([-8 8])
end
pbaspect([1 1 1]);

   set (gca,'YDir','reverse')
   
%clear Xoff Yoff xfoo yfoo orifoo
   
